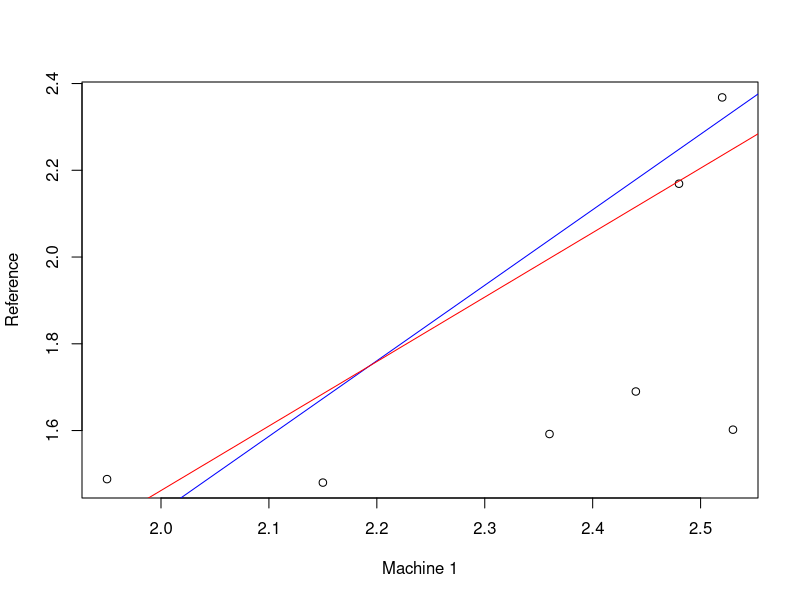
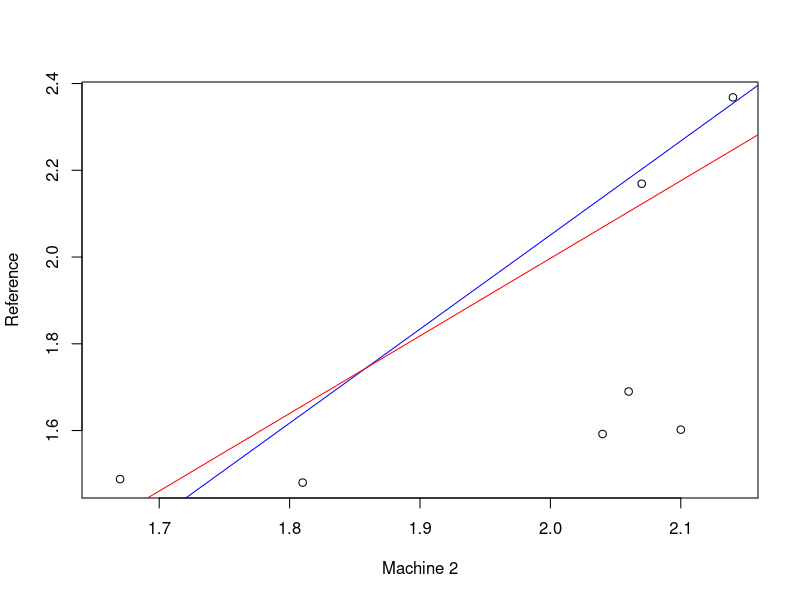

R code for these plots, in order:
rm(list = ls())
library(ggplot2)
df <- read.csv(file = "dummydata.csv")
df <- df[ , -c(5:7)]
colnames(df)[1:4] <- c("sample", "ref", "m1", "m2")
rownames(df) <- df$sample
df <- df[ , -1]

df$ref[8:10] <- NA
# str(df)


df$bias1 <- df$m1 - df$ref
df$bias2 <- df$m2 - df$ref

attach(df)

m1.model <- lm(ref ~ m1)
summary(m1.model)

m2.model <- lm(ref ~ m2)
summary(m2.model)

b1.model <- lm(bias1 ~ ref)
summary(b1.model)

b2.model <- lm(bias2 ~ ref)
summary(b2.model)

p1.val <- 1.98 # User-defined value
p2.val <- 1.67 # User-defined value

ref.predict1 <- (p1.val - b1.model$coefficients[1]) / 
  (b1.model$coefficients[2] + 1) 
                 
ref.predict2 <- (p2.val - b2.model$coefficients[1]) / 
  (b2.model$coefficients[2] + 1) 

plot(ref ~ m1, xlab = "Machine 1", ylab = "Reference")
abline(a = -2.0698, b = 1.7412, col = "blue") # Gage
abline(a = -1.5106, b = 1.4862, col = "red") # OLS
?abline

plot(ref ~ m2, xlab = "Machine 2", ylab = "Reference")
abline(a = -2.2858, b = 2.1683, col = "blue") # Gage
abline(a = -1.5799, b = 1.7885, col = "red") # OLS
?abline